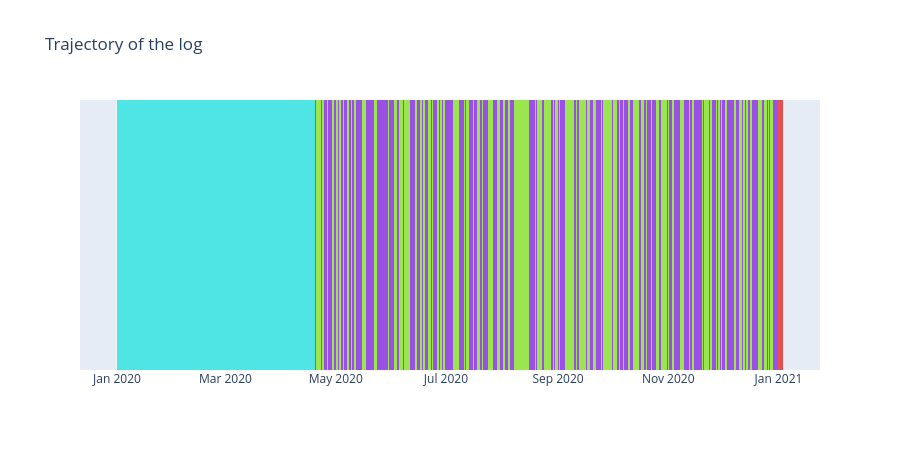

The notebook cell this image was saved under:
### Code cell
log_trajectory_plot = kairo.plot_som_log_trajectory(log_trajectory, color_mapping)
log_trajectory_plot
